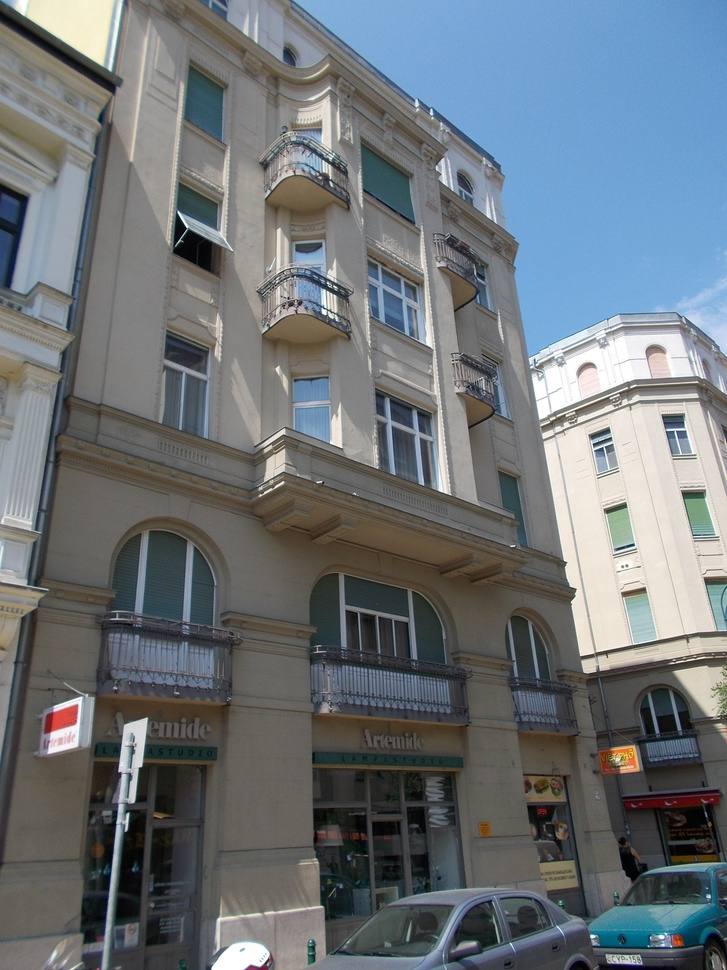
#> input picture 03. Machine Learning/01. Image Processing and KNN/03. Image-Features/facade.jpeg, 727 x 970 px, shrunk from 2448 x 3264 before the run
$ jupyter execute --allow-errors Edge_Borders_Corners_SIFT.ipynb
#> lines starting #> are read from the running program, lines starting #| are printed output that depends on the picture; after the words box and inside, x2 and y2 are one past the last pixel; in counts of white or black regions, pixels touching at a corner belong together
[cell 1]
#Object Detection
#Modes - Modality - Audio
#Text - Modality
#Image - Modality

[cell 2]
import cv2
import numpy as np
import matplotlib.pyplot as plt

Edges are points in an image where the intensity (brightness or colour) changes sharply.. Boundaries, textures, countours. etc.,

[cell 3]
img = cv2.imread("facade.jpeg",cv2.IMREAD_GRAYSCALE)
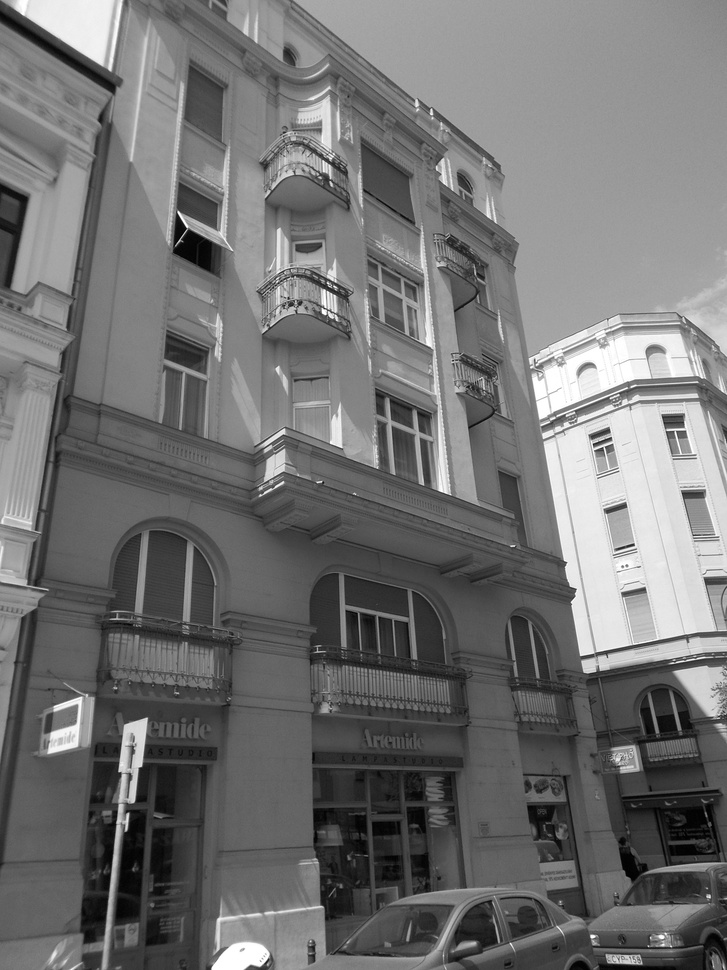
#> img: shape (970, 727); min 0, max 255, mean 113.8

[cell 4]
plt.imshow(img,cmap = 'gray')

[cell 5]
X = np.array([[-1,0,1],
              [-1,0,1],
              [-1,0,1]], dtype = np.float32) #| edges

[cell 6]
Features_X = cv2.filter2D(img, -1, X)
print(Features_X)
#> (printed output is left out)

[cell 7]
Features_X

[cell 8]
plt.imshow(Features_X,cmap = 'gray')

[cell 9]
X = np.array([[-1,0,1],
              [-2,0,2],
              [-1,0,1]], dtype = np.float32) #| edges

[cell 10]
img

[cell 11]
Features_X = cv2.filter2D(img, -1, X)
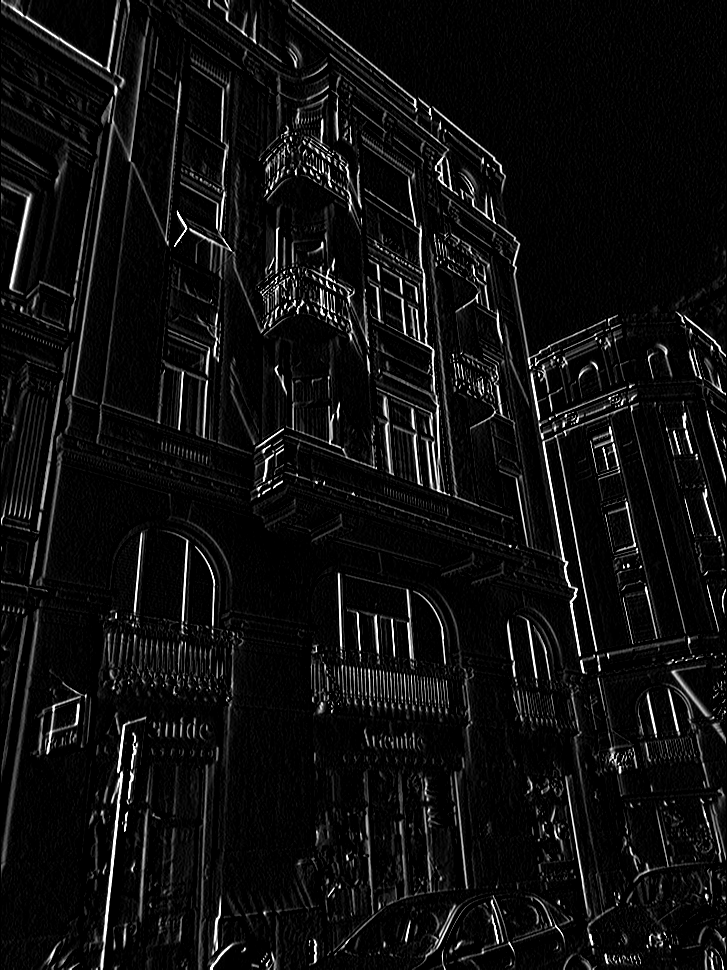
#> Features_X: shape (970, 727); min 0, max 255, mean 14.9
print(Features_X)
#> (printed output is left out)
plt.imshow(Features_X,cmap = 'gray')

[cell 12]
Features_X

[cell 13]
Y = np.array([[-1,-2,-1],
              [0,0,0],
              [1,2,1]], dtype = np.float32) #Kernel or Filter

[cell 14]
Features_Y = cv2.filter2D(img, -1, Y)
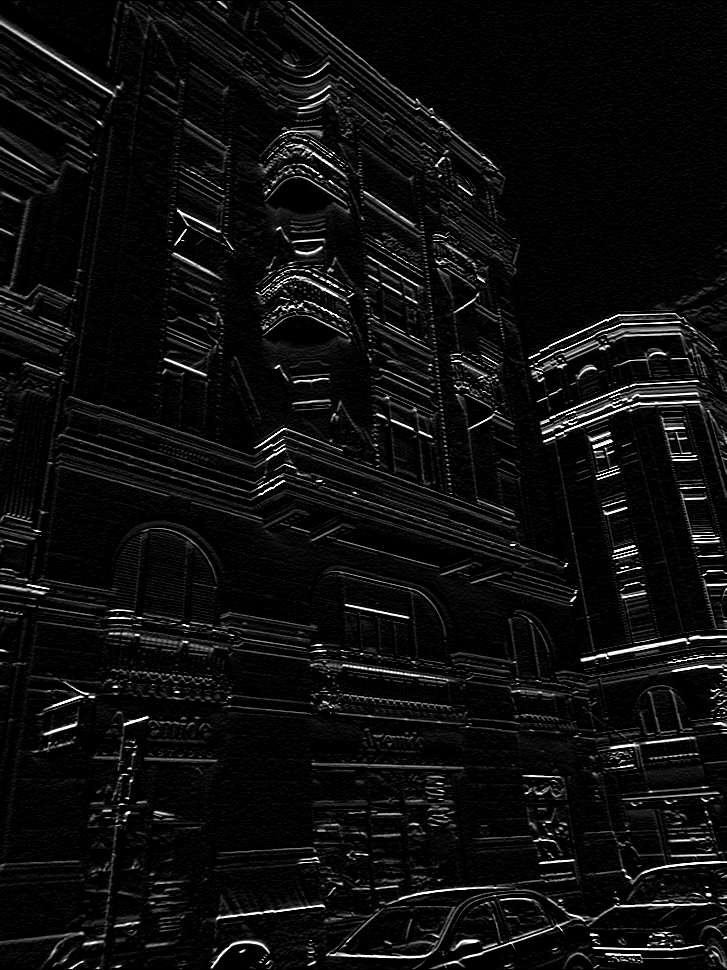
#> Features_Y: shape (970, 727); min 0, max 255, mean 13.9

[cell 15]
plt.imshow(Features_Y,cmap = 'gray')

[cell 16]
Features_Y

#> (a cell that did not finish here is left out)

[cell 18]
# #Canny Edge detection System
# 1. Gaussian Filter - Smoothen image (false Edges)
# 2. Compute Gradients / edges
# 3. Non-Maximum Suppression (NMS)
# 4. Doubling the threshold

[cell 19]
import cv2
img = cv2.imread("facade.jpeg",cv2.IMREAD_GRAYSCALE)

edges = cv2.Canny(img,100,200)
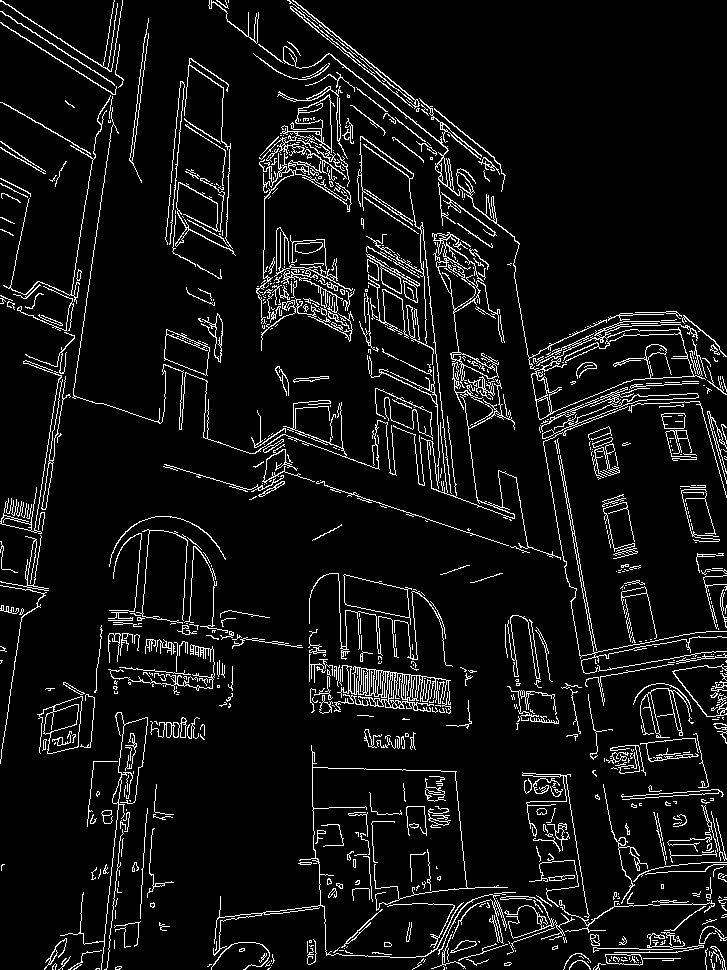
#> edges: shape (970, 727); 7.1% white in thin lines or dots

plt.imshow(edges,cmap = 'gray')

[cell 20]
corners = cv2.cornerHarris(img,2,3,0.04) #Neighborhood of edges =2, Size of sobel = 3x3, 0.04 - 0.06

[cell 21]
corners.max()
#> Out = 0.0165

[cell 22]
plt.imshow(corners,cmap = 'gray') #Edge-map - Corner response map Like  <P - it is a corner

[cell 23]
img = cv2.imread("facade.jpeg")
#> img is the input picture: shape (970, 727, 3); mean B, G, R 120, 115.3, 108.6

cornerImage = cv2.dilate(corners,None)
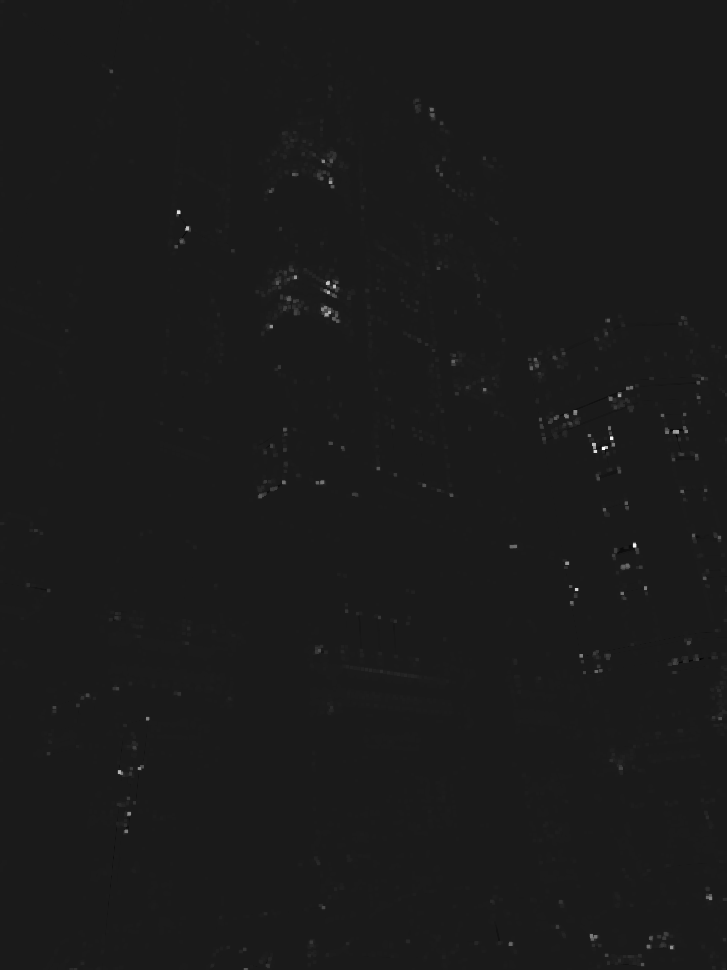
#> cornerImage: shape (970, 727) float32; min -0.00195, max 0.0165, mean 3.01e-05; drawn with min black and max white
img[cornerImage > 0.01 * cornerImage.max()] = [0,0,255] #Strongest detected corner
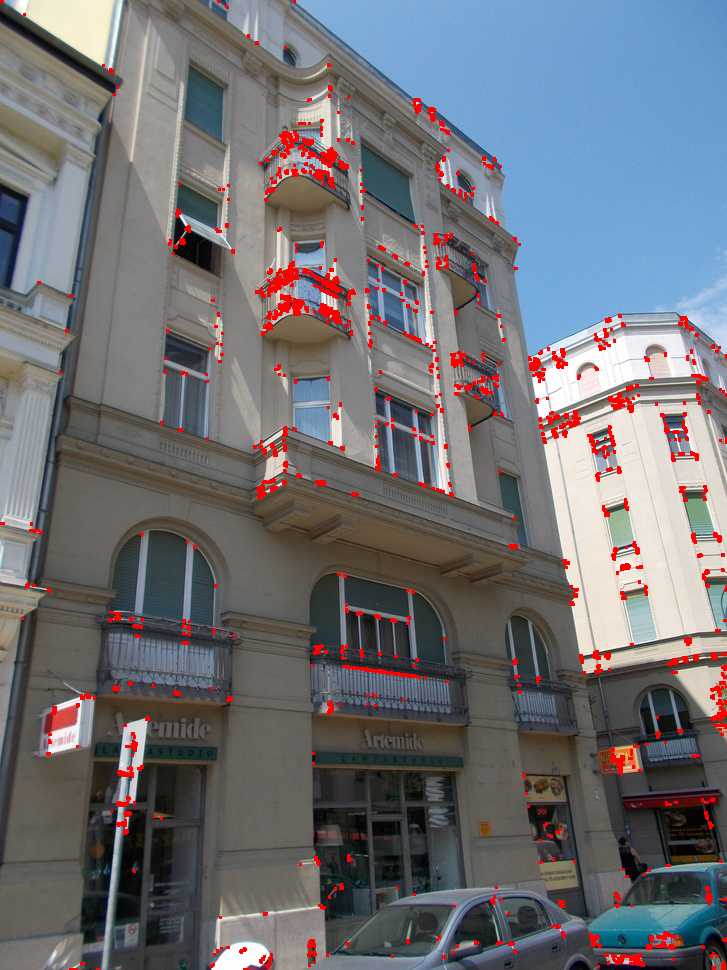
#> img: shape (970, 727, 3); 2.57% of pixels changed, all inside (x1, y1, x2, y2) = (0, 0, 727, 970)

plt.imshow(img) #BGR

$ run again, with 03. Machine Learning/01. Image Processing and KNN/03. Image-Features/road.jpeg copied over 03. Machine Learning/01. Image Processing and KNN/03. Image-Features/facade.jpeg
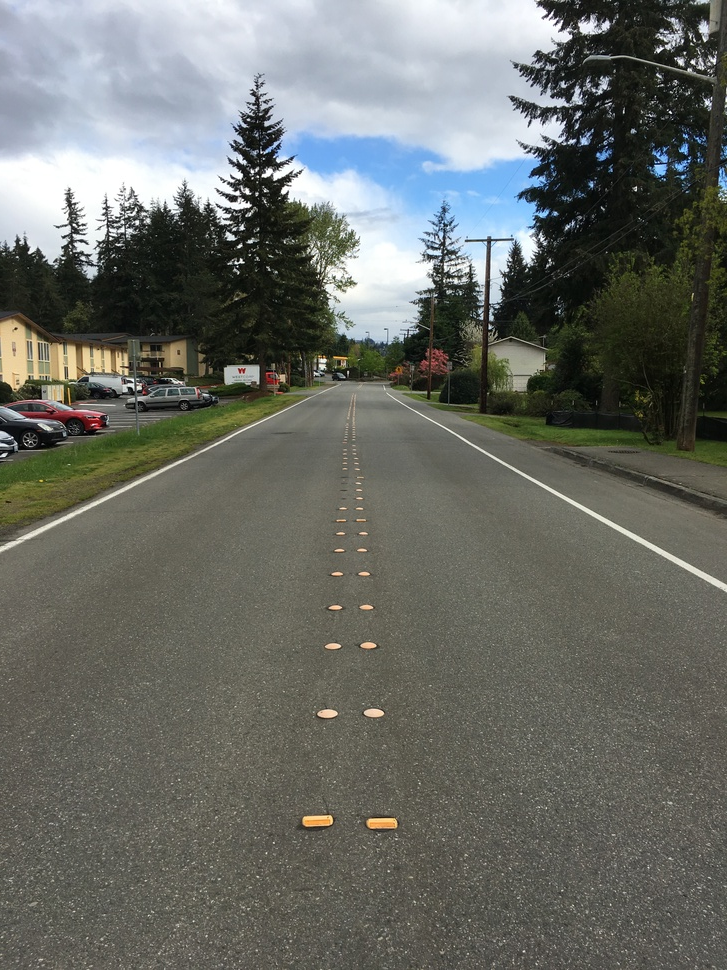
#> input picture 03. Machine Learning/01. Image Processing and KNN/03. Image-Features/road.jpeg, 727 x 970 px, shrunk from 3024 x 4032 before the run
#> (printed output is left out)
#> (printed output is left out)
#> `edges = cv2.Canny(img,100,200)`:
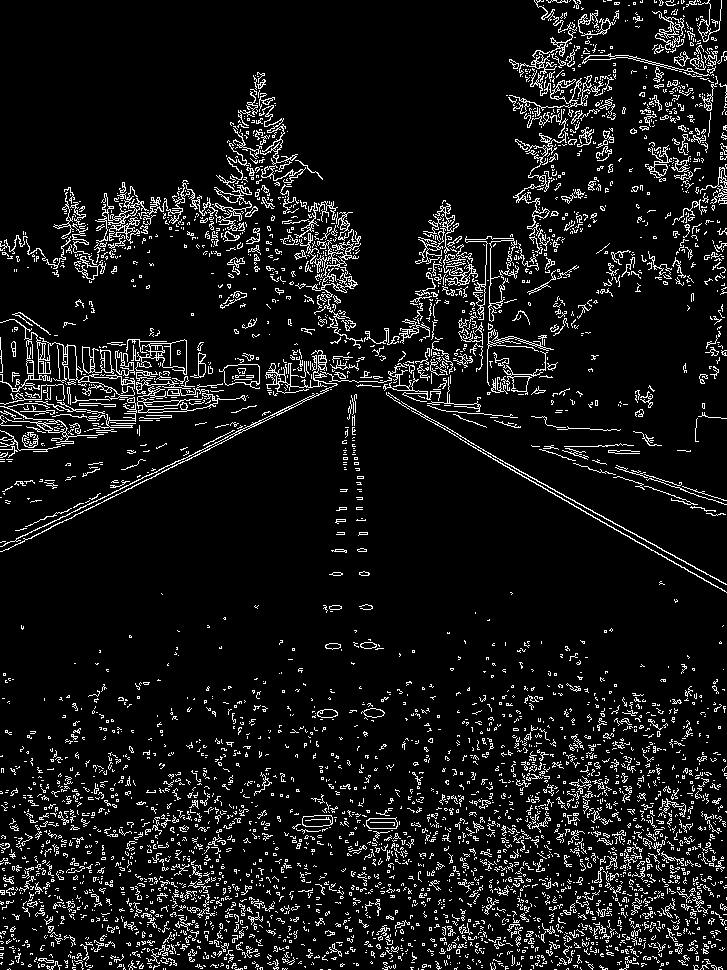
#> edges: shape (970, 727); 8.5% white in thin lines or dots
#> Out = 0.0475
#> img is the input picture: shape (970, 727, 3); mean B, G, R 102.5, 108.2, 105.6
#> `img[cornerImage > 0.01 * cornerImage.max()] = [0,0,255]`:
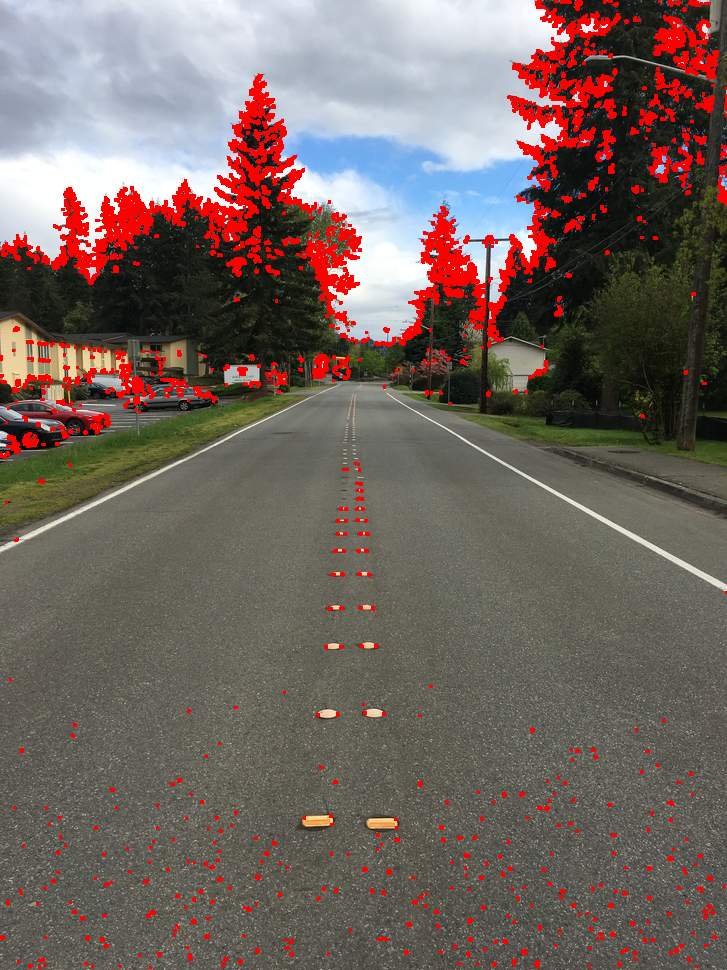
#> img: shape (970, 727, 3); 6.16% of pixels changed, all inside (x1, y1, x2, y2) = (0, 0, 727, 969)
